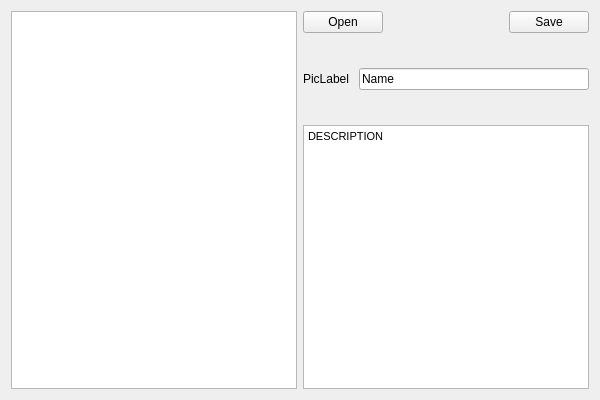
<?xml version="1.0" encoding="UTF-8"?>
<ui version="4.0">
 <class>PicMaker</class>
 <widget class="QWidget" name="PicMaker">
  <property name="geometry">
   <rect>
    <x>0</x>
    <y>0</y>
    <width>600</width>
    <height>400</height>
   </rect>
  </property>
  <property name="windowTitle">
   <string>PicMaker</string>
  </property>
  <layout class="QHBoxLayout" name="horizontalLayout_3">
   <item>
    <layout class="QVBoxLayout" name="verticalLayout">
     <item>
      <widget class="QListWidget" name="listWidget"/>
     </item>
    </layout>
   </item>
   <item>
    <layout class="QVBoxLayout" name="verticalLayout_2">
     <item>
      <layout class="QHBoxLayout" name="horizontalLayout">
       <item>
        <widget class="QPushButton" name="openButton">
         <property name="text">
          <string>Open</string>
         </property>
        </widget>
       </item>
       <item>
        <spacer name="horizontalSpacer">
         <property name="orientation">
          <enum>Qt::Horizontal</enum>
         </property>
         <property name="sizeHint" stdset="0">
          <size>
           <width>40</width>
           <height>20</height>
          </size>
         </property>
        </spacer>
       </item>
       <item>
        <widget class="QPushButton" name="saveButton">
         <property name="text">
          <string>Save</string>
         </property>
        </widget>
       </item>
      </layout>
     </item>
     <item>
      <layout class="QHBoxLayout" name="horizontalLayout_2">
       <item>
        <widget class="QLabel" name="PicLabel">
         <property name="minimumSize">
          <size>
           <width>50</width>
           <height>80</height>
          </size>
         </property>
         <property name="maximumSize">
          <size>
           <width>50</width>
           <height>80</height>
          </size>
         </property>
         <property name="text">
          <string>PicLabel</string>
         </property>
        </widget>
       </item>
       <item>
        <widget class="QLineEdit" name="nameEdit">
         <property name="text">
          <string>Name</string>
         </property>
        </widget>
       </item>
      </layout>
     </item>
     <item>
      <widget class="QTextEdit" name="textEdit">
       <property name="html">
        <string>&lt;!DOCTYPE HTML PUBLIC &quot;-//W3C//DTD HTML 4.0//EN&quot; &quot;http://www.w3.org/TR/REC-html40/strict.dtd&quot;&gt;
&lt;html&gt;&lt;head&gt;&lt;meta name=&quot;qrichtext&quot; content=&quot;1&quot; /&gt;&lt;style type=&quot;text/css&quot;&gt;
p, li { white-space: pre-wrap; }
&lt;/style&gt;&lt;/head&gt;&lt;body style=&quot; font-family:'MS Shell Dlg 2'; font-size:8.25pt; font-weight:400; font-style:normal;&quot;&gt;
&lt;p style=&quot; margin-top:0px; margin-bottom:0px; margin-left:0px; margin-right:0px; -qt-block-indent:0; text-indent:0px;&quot;&gt;&lt;span style=&quot; font-size:8pt;&quot;&gt;DESCRIPTION&lt;/span&gt;&lt;/p&gt;&lt;/body&gt;&lt;/html&gt;</string>
       </property>
      </widget>
     </item>
    </layout>
   </item>
  </layout>
  <zorder>verticalLayoutWidget</zorder>
  <zorder>verticalLayoutWidget_2</zorder>
  <zorder>textEdit</zorder>
 </widget>
 <layoutdefault spacing="6" margin="11"/>
 <resources/>
 <connections/>
</ui>
